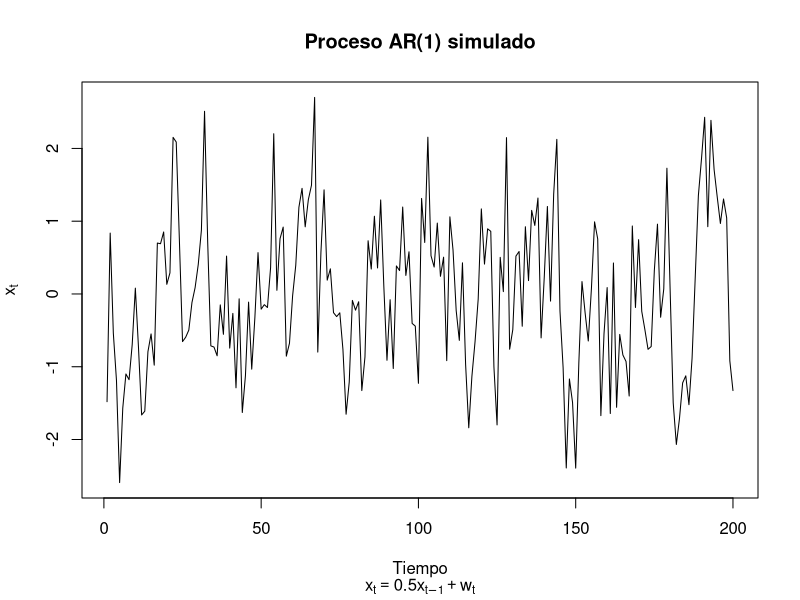
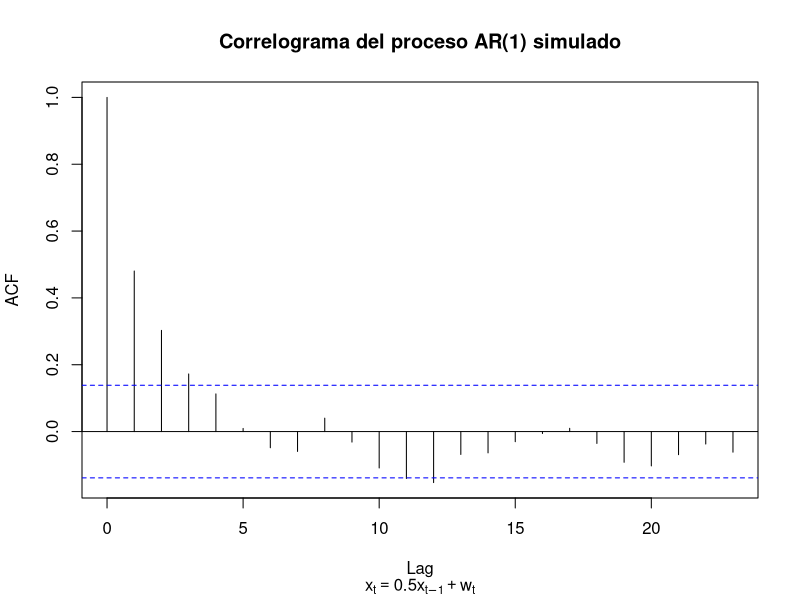
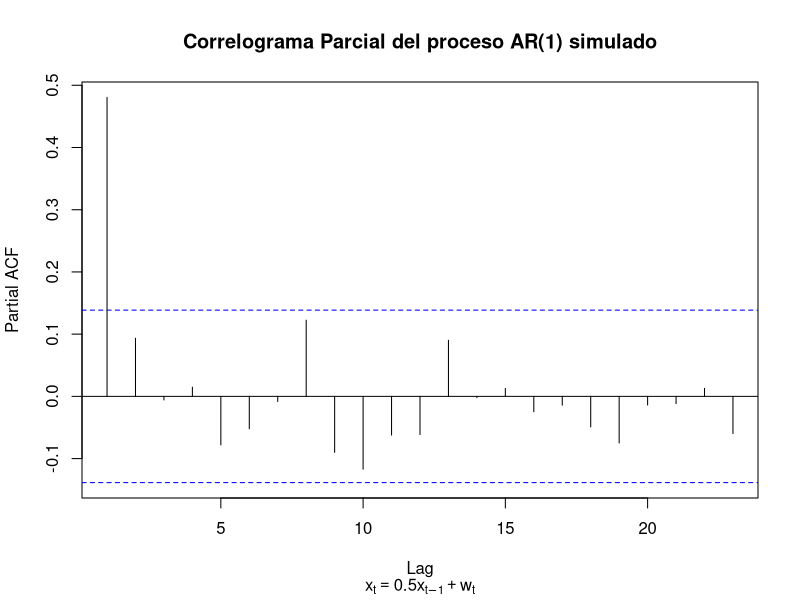

Write the R code that produced these figures, in order.
# Reto 1. Proceso AR(1)

# 1. Simule un proceso AR(1) de la forma x[t] = 0.5 * x[t-1] + w[t] para
# t = 1, 2, ..., 200 y muestre grC!ficamente la serie de tiempo obtenida

# 2. Obtenga el correlograma y el correlograma parcial del proceso AR(1)
# simulado

# 3. Ajuste un modelo autorregresivo a la serie simulada utilizando la
# funciC3n ar, observe el orden del mC3delo y el parC!metro 
# estimado (los paramC)tros estimados) 

# **SoluciC3n**

# SimulaciC3n en R

# Un proceso AR(1) puede ser simulado en R como sigue:

set.seed(12)
x <- w <- rnorm(200)
for(t in 2:200) x[t] <- 0.5 * x[t-1] + w[t]
plot(x, type = "l", xlab = "", ylab = "")
title(main = "Proceso AR(1) simulado",
      xlab = "Tiempo",
      ylab = expression(x[t]),
      sub = expression(x[t]==0.5*x[t-1]+w[t]))

#

acf(x, main = "")
title(main = "Correlograma del proceso AR(1) simulado", 
      sub = expression(x[t]==0.5*x[t-1]+w[t]))

#

pacf(x, main = "")
title(main = "Correlograma Parcial del proceso AR(1) simulado", 
      sub = expression(x[t]==0.5*x[t-1]+w[t]))

###

# Modelos Ajustados

# Ajuste de modelos a series simuladas

x.ar <- ar(x, method = "mle")
x.ar$order
x.ar$ar

